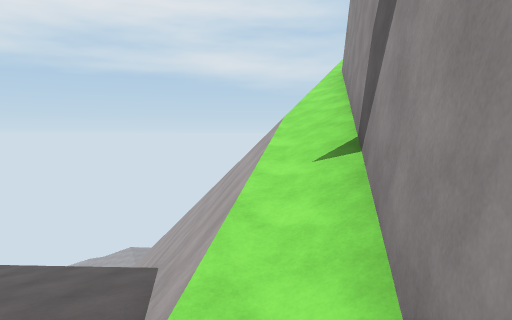
[1] (above)

18 first-person views from a walk through a Unity game level. The camera is 1.3 m above the floor, tilts 4° down and sees 70° across. The floor is counted in squares, 2 m on a side. Each view is taken from the middle of a square. On the plan, view 1 faces up. The plan holds only what a view shows up to about 11 squares ahead; the rest is blank. The place goes on beyond the plan. The player is left out.

[2]
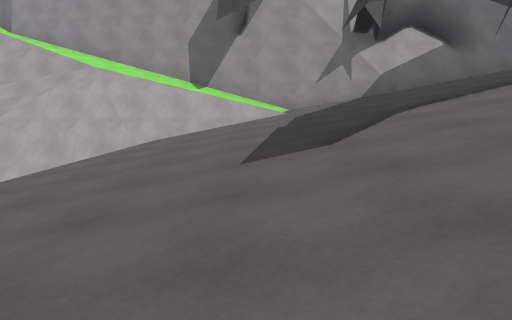

[3]
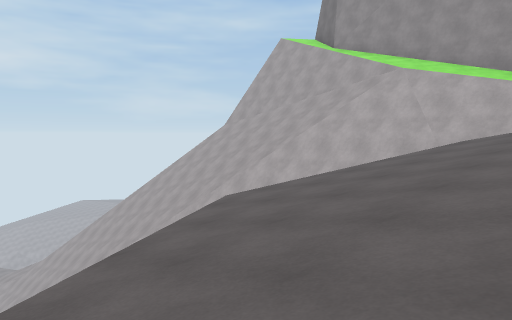

[4]
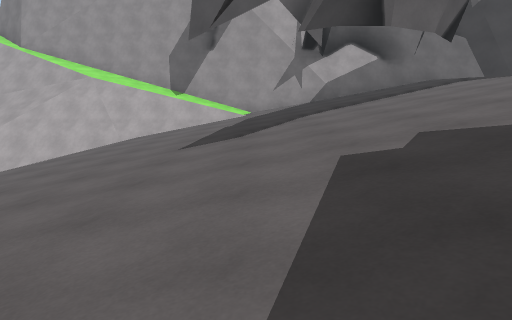

[5]
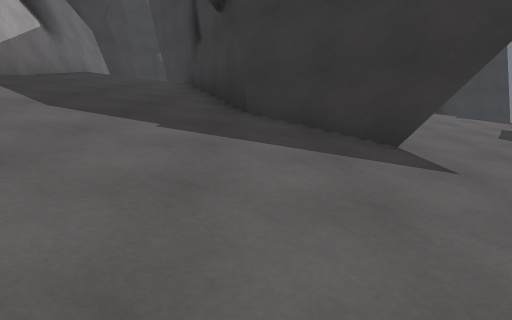

[6]
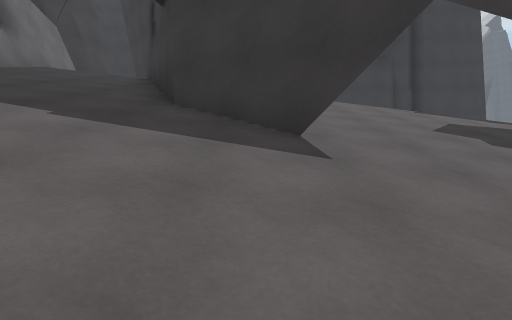

[7]
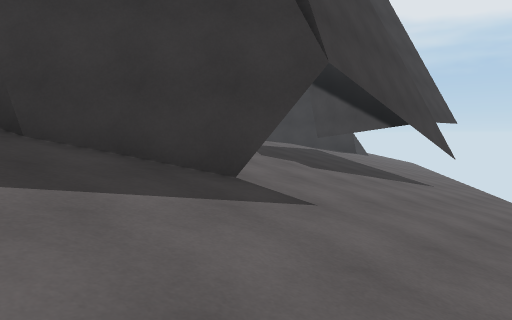

[8]
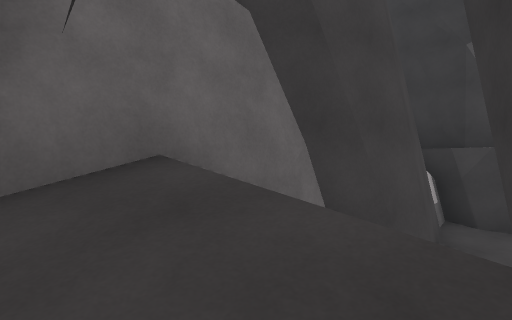

[9]
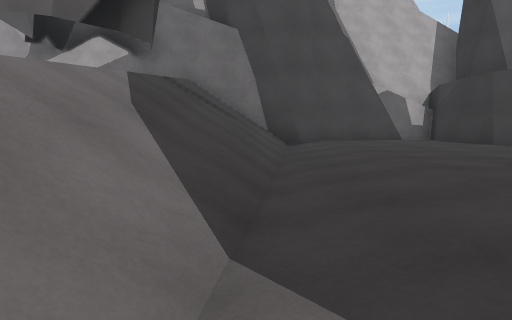

[10]
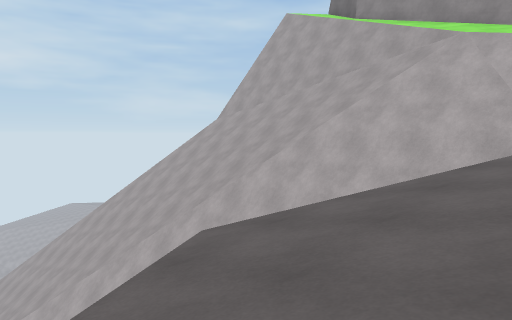

[11]
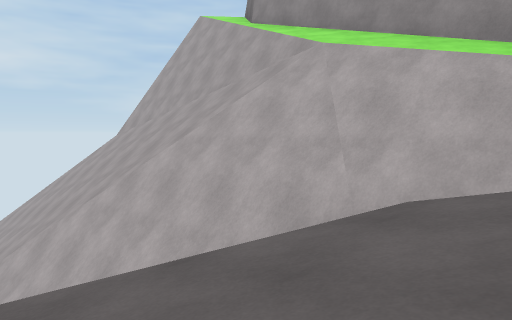

[12]
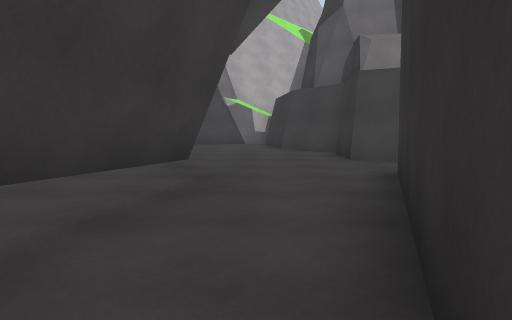

[13]
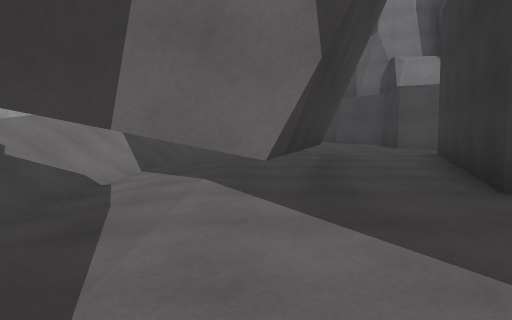

[14]
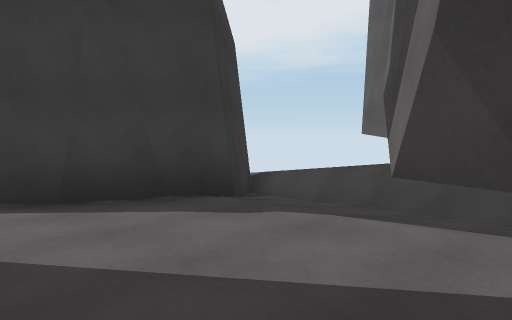

[15]
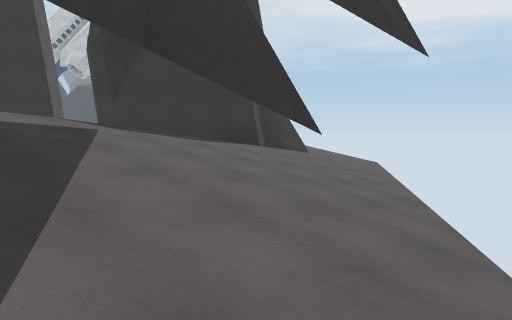

[16]
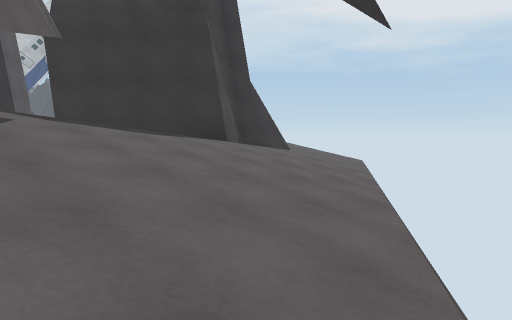

[17]
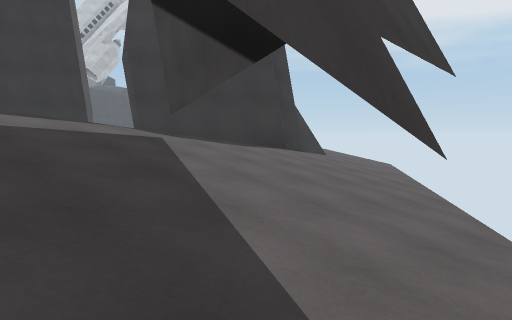

[18]
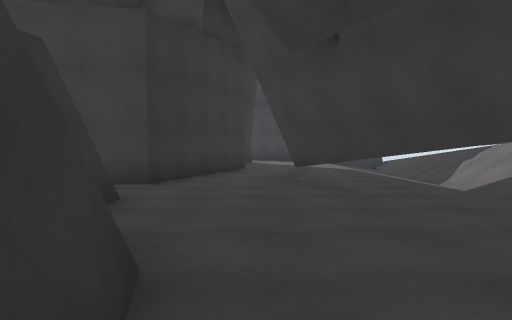

### Floor plan
Key: @ floor where view 1 was taken; # wall or solid block; . main floor; : floor 0.75 m higher than the main floor; - floor 1 m lower than the main floor; + floor 1.5 m higher than the main floor; _ floor 1.75 m lower than the main floor; * floor 2.25 m higher than the main floor; % floor 3 m higher than the main floor; / step, stairs or slope; = window, fence, low wall or low ledge; ^ raised ledge; v drop or lower ground; T thing the floor can be seen under or through.
Columns run from 19 left of view 1 to 3 right of it. Each row starts with its distance up from view 1.
 16               ///
 15               /////
 14               ///////
 13               //////#
 12               v/////#
 11               v/////#v#
 10                vv///^v#
  9                 v///###
  8                 #v//##
  7               v  #v/=#
  6             v__//##v##
  5           vv____-/#v##
  4           ____---.#v#
  3         _____--...//#
  2      vv____---....:/#
  1    vv__#__--..#..::+#
  0   v/____--....##:++@#
 -1   _____--....::##+++#
 -2 /___#-#.....::++#++*#
 -3 ___--#....:::+++#**%#
 -4 /////==////++++*=#%%#
 -5  ##__////////////#//#
 -6   ##__ ------//// /##
 -7    ##--#-..........#
 -8    ##--##.....TT...#
 -9    #----.####T.....##
-10      ---............#v
-11     #######......####v
-12           ###..###  ##
-13             # ##

Positions as (right, up) in squares from view 1, and headings:
1: (0, 0), facing up
2: (-9, 2), facing right
3: (-9, 2), facing up-right
4: (-11, 1), facing right
5: (-4, 5), facing down
6: (-5, 5), facing down
7: (-3, 4), facing down-left
8: (-2, -3), facing down-right
9: (-9, -6), facing right
10: (-7, 4), facing up-right
11: (-4, 3), facing up-right
12: (-11, -10), facing right
13: (-14, -8), facing right
14: (-11, -10), facing up-left
15: (-11, 2), facing down-left
16: (-12, 2), facing down-left
17: (-10, 2), facing down-left
18: (0, -10), facing left
